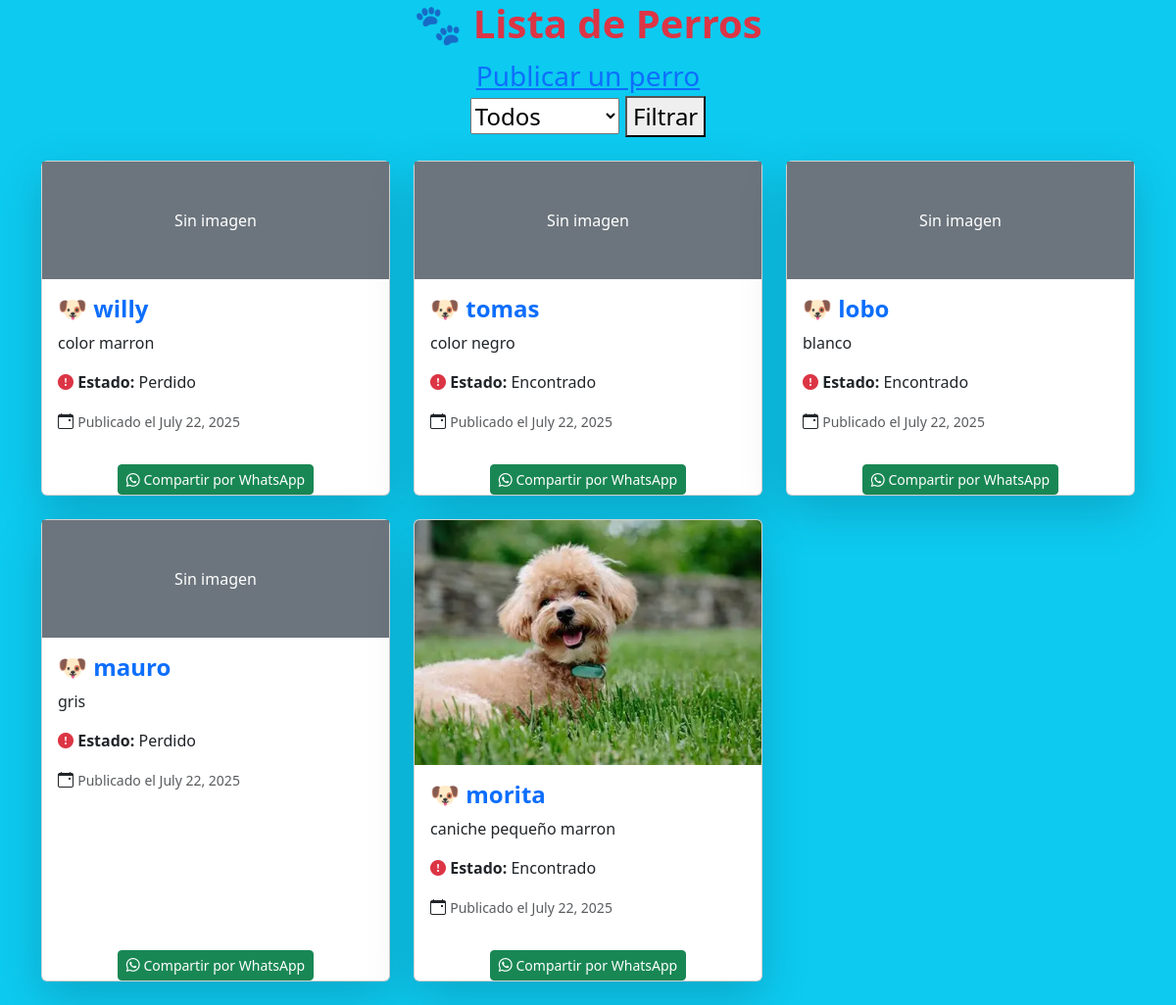
The page / on the database its author committed.
### perros/models.py (models this page shows, shortened)
class Perro(models.Model):
    nombre = models.CharField(max_length=100)
    descripcion = models.TextField()
    fecha = models.DateField(auto_now_add=True)
    estado = models.CharField(max_length=20, choices=ESTADO_CHOICES)
    foto = models.ImageField(upload_to='fotos_perros/', blank=True, null=True)  # <- CAMPO OPCIONAL
    creado = models.DateTimeField(auto_now_add=True)

### perros/views.py (the view)
# urls.py: path('', views.home, name='home'),
def home(request):
    filtro = request.GET.get('estado')
    perros = Perro.objects.all()
    if filtro:
        perros = perros.filter(estado=filtro)
    return render(request, 'perros/home.html', {'perros': perros})

### perros/templates/perros/home.html (shortened to what this page needs)
{% load static %}
<!DOCTYPE html>
<html lang="es">
<head>
    <link href="https://cdn.jsdelivr.net/npm/bootstrap@5.3.7/dist/css/bootstrap.min.css" rel="stylesheet">
    <link href="https://cdn.jsdelivr.net/npm/bootstrap-icons@1.10.5/font/bootstrap-icons.css" rel="stylesheet">
</head>
<body class="bg-info" >
    <h1 class="text-center text-danger fw-bold fs-1" >🐾 Lista de Perros</h1>
    <div class="text-center text-primary fs-3">
        <a href="{% url 'publicar' %}" >Publicar un perro</a>
    </div>
    <div class="text-center fs-4">
        <form method="get">
        <select name="estado">
            <option value="">Todos</option>
        </select>
        <button type="submit">Filtrar</button>
    </form>
    </div>
    <div class="container mt-4">
    <div class="row">
    {% for perro in perros %}
    <div class="col-md-6 col-lg-4 mb-4">
    <div class="card shadow-lg h-100">
        {% if perro.foto %}
    <img src="{{ perro.foto.url }}" class="card-img-top" alt="Foto de {{ perro.nombre }}" style="height: 250px; object-fit: cover;">
    {% else %}
    <div class="bg-secondary text-white text-center py-5">Sin imagen</div>
    {% endif %}
        <div class="card-body">
            <h4 class="card-title fw-bold text-primary">
            🐶 {{ perro.nombre }}
            </h4>
            <p class="card-text">{{ perro.descripcion }}</p>
            <p class="card-text">
            <i class="bi bi-exclamation-circle-fill text-danger"></i>
            <strong>Estado:</strong> {{ perro.estado|capfirst }}
            </p>
            <p class="card-text">
            <i class="bi bi-calendar-event"></i>
            <small class="text-muted">Publicado el {{ perro.fecha }}</small>
            </p>
        </div>
        <div class="mt-3 text-center">
        <a href="https://wa.me/?text={{ request.build_absolute_uri }}publicar/{{ perro.id }}/"
        class="btn btn-success btn-sm"
        target="_blank">
        <i class="bi bi-whatsapp"></i> Compartir por WhatsApp
    </a>
</div>
        </div>
    </div>
    {% empty %}
    <p class="text-center">No hay perros publicados todavía.</p>
    {% endfor %}
</div>
</div>
</body>
</html>

### rows shown on the page
Perro: shows "Sin imagen", nombre "willy", descripcion "color marron", estado "Perdido", fecha "July 22, 2025"
Perro: shows "Sin imagen", nombre "tomas", descripcion "color negro", estado "Encontrado", fecha "July 22, 2025"
Perro: foto "Sin imagen", nombre "lobo", descripcion "blanco", estado "Encontrado", fecha "July 22, 2025"
Perro: foto "Sin imagen", nombre "mauro", descripcion "gris", estado "Perdido", fecha "July 22, 2025"
Perro: foto (picture), nombre "morita", descripcion "caniche pequeño marron", estado "Encontrado", fecha "July 22, 2025"
